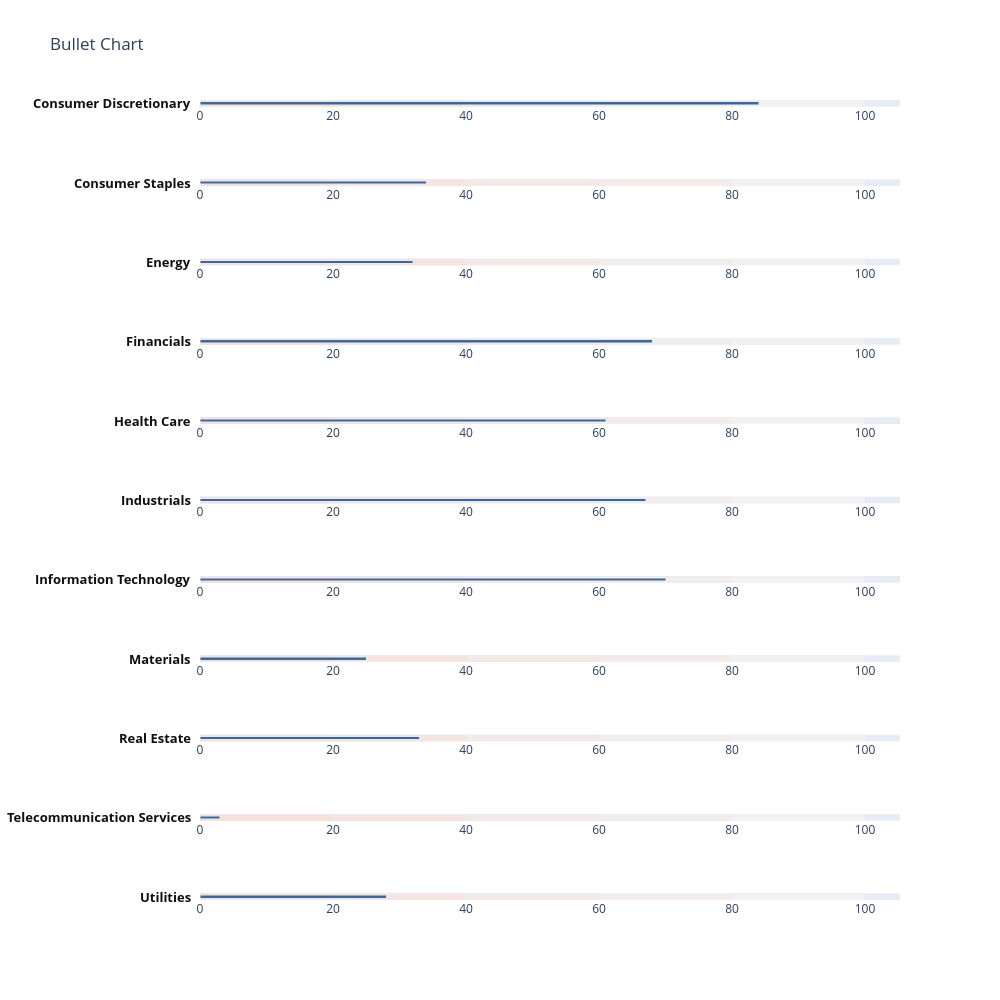

Here is the notebook cell this chart was saved with:
### Code cell
import plotly.figure_factory as ff

measure_colors=['rgb(63,102,153)', 'rgb(120,194,195)']
range_colors=['rgb(245,225,218)', 'rgb(241,241,241)']

fig = ff.create_bullet(pd.DataFrame(data), markers='', measures='Cantidad',ranges='Ranges', titles='Sector',
                        range_colors=range_colors, measure_colors=measure_colors)

fig.update_layout(autosize=False,width=1000,height=1000)

fig.update_layout(margin=dict(l=200, r=100, t=100, b=100))

fig.show()

### Figure 1 — Plotly figure (JSON) as saved in the notebook; plotly's stock layout.template omitted (floating-point values rounded to 4 significant figures)
{"data": [{"base": 0, "hoverinfo": "x", "marker": {"color": "rgb(241.0, 241.0, 241.0)"}, "name": "ranges", "orientation": "h", "type": "bar", "width": 2, "x": [100], "xaxis": "x", "y": [0], "yaxis": "y"}, {"base": 0, "hoverinfo": "x", "marker": {"color": "rgb(242.0, 237.0, 235.25)"}, "name": "ranges", "orientation": "h", "type": "bar", "width": 2, "x": [80], "xaxis": "x", "y": [0], "yaxis": "y"}, {"base": 0, "hoverinfo": "x", "marker": {"color": "rgb(243.0, 233.0, 229.5)"}, "name": "ranges", "orientation": "h", "type": "bar", "width": 2, "x": [60], "xaxis": "x", "y": [0], "yaxis": "y"}, {"base": 0, "hoverinfo": "x", "marker": {"color": "rgb(244.0, 229.0, 223.75)"}, "name": "ranges", "orientation": "h", "type": "bar", "width": 2, "x": [40], "xaxis": "x", "y": [0], "yaxis": "y"}, {"base": 0, "hoverinfo": "x", "marker": {"color": "rgb(245.0, 225.0, 218.0)"}, "name": "ranges", "orientation": "h", "type": "bar", "width": 2, "x": [20], "xaxis": "x", "y": [0], "yaxis": "y"}, {"base": 0, "hoverinfo": "x", "marker": {"color": "rgb(120.0, 194.0, 195.0)"}, "name": "measures", "orientation": "h", "type": "bar", "width": 0.4, "x": [84], "xaxis": "x", "y": [0.5], "yaxis": "y"}, {"base": 0, "hoverinfo": "x", "marker": {"color": "rgb(63.0, 102.0, 153.0)"}, "name": "measures", "orientation": "h", "type": "bar", "width": 0.4, "x": [84], "xaxis": "x", "y": [0.5], "yaxis": "y"}, {"hoverinfo": "x", "marker": {"color": "rgb(0, 0, 0)", "size": 12, "symbol": "diamond-tall"}, "name": "markers", "type": "scatter", "x": [], "xaxis": "x", "y": [0.5], "yaxis": "y"}, {"base": 0, "hoverinfo": "x", "marker": {"color": "rgb(241.0, 241.0, 241.0)"}, "name": "ranges", "orientation": "h", "type": "bar", "width": 2, "x": [100], "xaxis": "x2", "y": [0], "yaxis": "y2"}, {"base": 0, "hoverinfo": "x", "marker": {"color": "rgb(242.0, 237.0, 235.25)"}, "name": "ranges", "orientation": "h", "type": "bar", "width": 2, "x": [80], "xaxis": "x2", "y": [0], "yaxis": "y2"}, {"base": 0, "hoverinfo": "x", "marker": {"color": "rgb(243.0, 233.0, 229.5)"}, "name": "ranges", "orientation": "h", "type": "bar", "width": 2, "x": [60], "xaxis": "x2", "y": [0], "yaxis": "y2"}, {"base": 0, "hoverinfo": "x", "marker": {"color": "rgb(244.0, 229.0, 223.75)"}, "name": "ranges", "orientation": "h", "type": "bar", "width": 2, "x": [40], "xaxis": "x2", "y": [0], "yaxis": "y2"}, {"base": 0, "hoverinfo": "x", "marker": {"color": "rgb(245.0, 225.0, 218.0)"}, "name": "ranges", "orientation": "h", "type": "bar", "width": 2, "x": [20], "xaxis": "x2", "y": [0], "yaxis": "y2"}, {"base": 0, "hoverinfo": "x", "marker": {"color": "rgb(120.0, 194.0, 195.0)"}, "name": "measures", "orientation": "h", "type": "bar", "width": 0.4, "x": [34], "xaxis": "x2", "y": [0.5], "yaxis": "y2"}, {"base": 0, "hoverinfo": "x", "marker": {"color": "rgb(63.0, 102.0, 153.0)"}, "name": "measures", "orientation": "h", "type": "bar", "width": 0.4, "x": [34], "xaxis": "x2", "y": [0.5], "yaxis": "y2"}, {"hoverinfo": "x", "marker": {"color": "rgb(0, 0, 0)", "size": 12, "symbol": "diamond-tall"}, "name": "markers", "type": "scatter", "x": [], "xaxis": "x2", "y": [0.5], "yaxis": "y2"}, {"base": 0, "hoverinfo": "x", "marker": {"color": "rgb(241.0, 241.0, 241.0)"}, "name": "ranges", "orientation": "h", "type": "bar", "width": 2, "x": [100], "xaxis": "x3", "y": [0], "yaxis": "y3"}, {"base": 0, "hoverinfo": "x", "marker": {"color": "rgb(242.0, 237.0, 235.25)"}, "name": "ranges", "orientation": "h", "type": "bar", "width": 2, "x": [80], "xaxis": "x3", "y": [0], "yaxis": "y3"}, {"base": 0, "hoverinfo": "x", "marker": {"color": "rgb(243.0, 233.0, 229.5)"}, "name": "ranges", "orientation": "h", "type": "bar", "width": 2, "x": [60], "xaxis": "x3", "y": [0], "yaxis": "y3"}, {"base": 0, "hoverinfo": "x", "marker": {"color": "rgb(244.0, 229.0, 223.75)"}, "name": "ranges", "orientation": "h", "type": "bar", "width": 2, "x": [40], "xaxis": "x3", "y": [0], "yaxis": "y3"}, {"base": 0, "hoverinfo": "x", "marker": {"color": "rgb(245.0, 225.0, 218.0)"}, "name": "ranges", "orientation": "h", "type": "bar", "width": 2, "x": [20], "xaxis": "x3", "y": [0], "yaxis": "y3"}, {"base": 0, "hoverinfo": "x", "marker": {"color": "rgb(120.0, 194.0, 195.0)"}, "name": "measures", "orientation": "h", "type": "bar", "width": 0.4, "x": [32], "xaxis": "x3", "y": [0.5], "yaxis": "y3"}, {"base": 0, "hoverinfo": "x", "marker": {"color": "rgb(63.0, 102.0, 153.0)"}, "name": "measures", "orientation": "h", "type": "bar", "width": 0.4, "x": [32], "xaxis": "x3", "y": [0.5], "yaxis": "y3"}, {"hoverinfo": "x", "marker": {"color": "rgb(0, 0, 0)", "size": 12, "symbol": "diamond-tall"}, "name": "markers", "type": "scatter", "x": [], "xaxis": "x3", "y": [0.5], "yaxis": "y3"}, {"base": 0, "hoverinfo": "x", "marker": {"color": "rgb(241.0, 241.0, 241.0)"}, "name": "ranges", "orientation": "h", "type": "bar", "width": 2, "x": [100], "xaxis": "x4", "y": [0], "yaxis": "y4"}, {"base": 0, "hoverinfo": "x", "marker": {"color": "rgb(242.0, 237.0, 235.25)"}, "name": "ranges", "orientation": "h", "type": "bar", "width": 2, "x": [80], "xaxis": "x4", "y": [0], "yaxis": "y4"}, {"base": 0, "hoverinfo": "x", "marker": {"color": "rgb(243.0, 233.0, 229.5)"}, "name": "ranges", "orientation": "h", "type": "bar", "width": 2, "x": [60], "xaxis": "x4", "y": [0], "yaxis": "y4"}, {"base": 0, "hoverinfo": "x", "marker": {"color": "rgb(244.0, 229.0, 223.75)"}, "name": "ranges", "orientation": "h", "type": "bar", "width": 2, "x": [40], "xaxis": "x4", "y": [0], "yaxis": "y4"}, {"base": 0, "hoverinfo": "x", "marker": {"color": "rgb(245.0, 225.0, 218.0)"}, "name": "ranges", "orientation": "h", "type": "bar", "width": 2, "x": [20], "xaxis": "x4", "y": [0], "yaxis": "y4"}, {"base": 0, "hoverinfo": "x", "marker": {"color": "rgb(120.0, 194.0, 195.0)"}, "name": "measures", "orientation": "h", "type": "bar", "width": 0.4, "x": [68], "xaxis": "x4", "y": [0.5], "yaxis": "y4"}, {"base": 0, "hoverinfo": "x", "marker": {"color": "rgb(63.0, 102.0, 153.0)"}, "name": "measures", "orientation": "h", "type": "bar", "width": 0.4, "x": [68], "xaxis": "x4", "y": [0.5], "yaxis": "y4"}, {"hoverinfo": "x", "marker": {"color": "rgb(0, 0, 0)", "size": 12, "symbol": "diamond-tall"}, "name": "markers", "type": "scatter", "x": [], "xaxis": "x4", "y": [0.5], "yaxis": "y4"}, {"base": 0, "hoverinfo": "x", "marker": {"color": "rgb(241.0, 241.0, 241.0)"}, "name": "ranges", "orientation": "h", "type": "bar", "width": 2, "x": [100], "xaxis": "x5", "y": [0], "yaxis": "y5"}, {"base": 0, "hoverinfo": "x", "marker": {"color": "rgb(242.0, 237.0, 235.25)"}, "name": "ranges", "orientation": "h", "type": "bar", "width": 2, "x": [80], "xaxis": "x5", "y": [0], "yaxis": "y5"}, {"base": 0, "hoverinfo": "x", "marker": {"color": "rgb(243.0, 233.0, 229.5)"}, "name": "ranges", "orientation": "h", "type": "bar", "width": 2, "x": [60], "xaxis": "x5", "y": [0], "yaxis": "y5"}, {"base": 0, "hoverinfo": "x", "marker": {"color": "rgb(244.0, 229.0, 223.75)"}, "name": "ranges", "orientation": "h", "type": "bar", "width": 2, "x": [40], "xaxis": "x5", "y": [0], "yaxis": "y5"}, {"base": 0, "hoverinfo": "x", "marker": {"color": "rgb(245.0, 225.0, 218.0)"}, "name": "ranges", "orientation": "h", "type": "bar", "width": 2, "x": [20], "xaxis": "x5", "y": [0], "yaxis": "y5"}, {"base": 0, "hoverinfo": "x", "marker": {"color": "rgb(120.0, 194.0, 195.0)"}, "name": "measures", "orientation": "h", "type": "bar", "width": 0.4, "x": [61], "xaxis": "x5", "y": [0.5], "yaxis": "y5"}, {"base": 0, "hoverinfo": "x", "marker": {"color": "rgb(63.0, 102.0, 153.0)"}, "name": "measures", "orientation": "h", "type": "bar", "width": 0.4, "x": [61], "xaxis": "x5", "y": [0.5], "yaxis": "y5"}, {"hoverinfo": "x", "marker": {"color": "rgb(0, 0, 0)", "size": 12, "symbol": "diamond-tall"}, "name": "markers", "type": "scatter", "x": [], "xaxis": "x5", "y": [0.5], "yaxis": "y5"}, {"base": 0, "hoverinfo": "x", "marker": {"color": "rgb(241.0, 241.0, 241.0)"}, "name": "ranges", "orientation": "h", "type": "bar", "width": 2, "x": [100], "xaxis": "x6", "y": [0], "yaxis": "y6"}, {"base": 0, "hoverinfo": "x", "marker": {"color": "rgb(242.0, 237.0, 235.25)"}, "name": "ranges", "orientation": "h", "type": "bar", "width": 2, "x": [80], "xaxis": "x6", "y": [0], "yaxis": "y6"}, {"base": 0, "hoverinfo": "x", "marker": {"color": "rgb(243.0, 233.0, 229.5)"}, "name": "ranges", "orientation": "h", "type": "bar", "width": 2, "x": [60], "xaxis": "x6", "y": [0], "yaxis": "y6"}, {"base": 0, "hoverinfo": "x", "marker": {"color": "rgb(244.0, 229.0, 223.75)"}, "name": "ranges", "orientation": "h", "type": "bar", "width": 2, "x": [40], "xaxis": "x6", "y": [0], "yaxis": "y6"}, {"base": 0, "hoverinfo": "x", "marker": {"color": "rgb(245.0, 225.0, 218.0)"}, "name": "ranges", "orientation": "h", "type": "bar", "width": 2, "x": [20], "xaxis": "x6", "y": [0], "yaxis": "y6"}, {"base": 0, "hoverinfo": "x", "marker": {"color": "rgb(120.0, 194.0, 195.0)"}, "name": "measures", "orientation": "h", "type": "bar", "width": 0.4, "x": [67], "xaxis": "x6", "y": [0.5], "yaxis": "y6"}, {"base": 0, "hoverinfo": "x", "marker": {"color": "rgb(63.0, 102.0, 153.0)"}, "name": "measures", "orientation": "h", "type": "bar", "width": 0.4, "x": [67], "xaxis": "x6", "y": [0.5], "yaxis": "y6"}, {"hoverinfo": "x", "marker": {"color": "rgb(0, 0, 0)", "size": 12, "symbol": "diamond-tall"}, "name": "markers", "type": "scatter", "x": [], "xaxis": "x6", "y": [0.5], "yaxis": "y6"}, {"base": 0, "hoverinfo": "x", "marker": {"color": "rgb(241.0, 241.0, 241.0)"}, "name": "ranges", "orientation": "h", "type": "bar", "width": 2, "x": [100], "xaxis": "x7", "y": [0], "yaxis": "y7"}, {"base": 0, "hoverinfo": "x", "marker": {"color": "rgb(242.0, 237.0, 235.25)"}, "name": "ranges", "orientation": "h", "type": "bar", "width": 2, "x": [80], "xaxis": "x7", "y": [0], "yaxis": "y7"}, {"base": 0, "hoverinfo": "x", "marker": {"color": "rgb(243.0, 233.0, 229.5)"}, "name": "ranges", "orientation": "h", "type": "bar", "width": 2, "x": [60], "xaxis": "x7", "y": [0], "yaxis": "y7"}, {"base": 0, "hoverinfo": "x", "marker": {"color": "rgb(244.0, 229.0, 223.75)"}, "name": "ranges", "orientation": "h", "type": "bar", "width": 2, "x": [40], "xaxis": "x7", "y": [0], "yaxis": "y7"}, {"base": 0, "hoverinfo": "x", "marker": {"color": "rgb(245.0, 225.0, 218.0)"}, "name": "ranges", "orientation": "h", "type": "bar", "width": 2, "x": [20], "xaxis": "x7", "y": [0], "yaxis": "y7"}, {"base": 0, "hoverinfo": "x", "marker": {"color": "rgb(120.0, 194.0, 195.0)"}, "name": "measures", "orientation": "h", "type": "bar", "width": 0.4, "x": [70], "xaxis": "x7", "y": [0.5], "yaxis": "y7"}, {"base": 0, "hoverinfo": "x", "marker": {"color": "rgb(63.0, 102.0, 153.0)"}, "name": "measures", "orientation": "h", "type": "bar", "width": 0.4, "x": [70], "xaxis": "x7", "y": [0.5], "yaxis": "y7"}, {"hoverinfo": "x", "marker": {"color": "rgb(0, 0, 0)", "size": 12, "symbol": "diamond-tall"}, "name": "markers", "type": "scatter", "x": [], "xaxis": "x7", "y": [0.5], "yaxis": "y7"}, {"base": 0, "hoverinfo": "x", "marker": {"color": "rgb(241.0, 241.0, 241.0)"}, "name": "ranges", "orientation": "h", "type": "bar", "width": 2, "x": [100], "xaxis": "x8", "y": [0], "yaxis": "y8"}, {"base": 0, "hoverinfo": "x", "marker": {"color": "rgb(242.0, 237.0, 235.25)"}, "name": "ranges", "orientation": "h", "type": "bar", "width": 2, "x": [80], "xaxis": "x8", "y": [0], "yaxis": "y8"}, {"base": 0, "hoverinfo": "x", "marker": {"color": "rgb(243.0, 233.0, 229.5)"}, "name": "ranges", "orientation": "h", "type": "bar", "width": 2, "x": [60], "xaxis": "x8", "y": [0], "yaxis": "y8"}, {"base": 0, "hoverinfo": "x", "marker": {"color": "rgb(244.0, 229.0, 223.75)"}, "name": "ranges", "orientation": "h", "type": "bar", "width": 2, "x": [40], "xaxis": "x8", "y": [0], "yaxis": "y8"}, {"base": 0, "hoverinfo": "x", "marker": {"color": "rgb(245.0, 225.0, 218.0)"}, "name": "ranges", "orientation": "h", "type": "bar", "width": 2, "x": [20], "xaxis": "x8", "y": [0], "yaxis": "y8"}, {"base": 0, "hoverinfo": "x", "marker": {"color": "rgb(120.0, 194.0, 195.0)"}, "name": "measures", "orientation": "h", "type": "bar", "width": 0.4, "x": [25], "xaxis": "x8", "y": [0.5], "yaxis": "y8"}, {"base": 0, "hoverinfo": "x", "marker": {"color": "rgb(63.0, 102.0, 153.0)"}, "name": "measures", "orientation": "h", "type": "bar", "width": 0.4, "x": [25], "xaxis": "x8", "y": [0.5], "yaxis": "y8"}, {"hoverinfo": "x", "marker": {"color": "rgb(0, 0, 0)", "size": 12, "symbol": "diamond-tall"}, "name": "markers", "type": "scatter", "x": [], "xaxis": "x8", "y": [0.5], "yaxis": "y8"}, {"base": 0, "hoverinfo": "x", "marker": {"color": "rgb(241.0, 241.0, 241.0)"}, "name": "ranges", "orientation": "h", "type": "bar", "width": 2, "x": [100], "xaxis": "x9", "y": [0], "yaxis": "y9"}, {"base": 0, "hoverinfo": "x", "marker": {"color": "rgb(242.0, 237.0, 235.25)"}, "name": "ranges", "orientation": "h", "type": "bar", "width": 2, "x": [80], "xaxis": "x9", "y": [0], "yaxis": "y9"}, {"base": 0, "hoverinfo": "x", "marker": {"color": "rgb(243.0, 233.0, 229.5)"}, "name": "ranges", "orientation": "h", "type": "bar", "width": 2, "x": [60], "xaxis": "x9", "y": [0], "yaxis": "y9"}, {"base": 0, "hoverinfo": "x", "marker": {"color": "rgb(244.0, 229.0, 223.75)"}, "name": "ranges", "orientation": "h", "type": "bar", "width": 2, "x": [40], "xaxis": "x9", "y": [0], "yaxis": "y9"}, {"base": 0, "hoverinfo": "x", "marker": {"color": "rgb(245.0, 225.0, 218.0)"}, "name": "ranges", "orientation": "h", "type": "bar", "width": 2, "x": [20], "xaxis": "x9", "y": [0], "yaxis": "y9"}, {"base": 0, "hoverinfo": "x", "marker": {"color": "rgb(120.0, 194.0, 195.0)"}, "name": "measures", "orientation": "h", "type": "bar", "width": 0.4, "x": [33], "xaxis": "x9", "y": [0.5], "yaxis": "y9"}, {"base": 0, "hoverinfo": "x", "marker": {"color": "rgb(63.0, 102.0, 153.0)"}, "name": "measures", "orientation": "h", "type": "bar", "width": 0.4, "x": [33], "xaxis": "x9", "y": [0.5], "yaxis": "y9"}, {"hoverinfo": "x", "marker": {"color": "rgb(0, 0, 0)", "size": 12, "symbol": "diamond-tall"}, "name": "markers", "type": "scatter", "x": [], "xaxis": "x9", "y": [0.5], "yaxis": "y9"}, {"base": 0, "hoverinfo": "x", "marker": {"color": "rgb(241.0, 241.0, 241.0)"}, "name": "ranges", "orientation": "h", "type": "bar", "width": 2, "x": [100], "xaxis": "x10", "y": [0], "yaxis": "y10"}, {"base": 0, "hoverinfo": "x", "marker": {"color": "rgb(242.0, 237.0, 235.25)"}, "name": "ranges", "orientation": "h", "type": "bar", "width": 2, "x": [80], "xaxis": "x10", "y": [0], "yaxis": "y10"}, {"base": 0, "hoverinfo": "x", "marker": {"color": "rgb(243.0, 233.0, 229.5)"}, "name": "ranges", "orientation": "h", "type": "bar", "width": 2, "x": [60], "xaxis": "x10", "y": [0], "yaxis": "y10"}, {"base": 0, "hoverinfo": "x", "marker": {"color": "rgb(244.0, 229.0, 223.75)"}, "name": "ranges", "orientation": "h", "type": "bar", "width": 2, "x": [40], "xaxis": "x10", "y": [0], "yaxis": "y10"}, {"base": 0, "hoverinfo": "x", "marker": {"color": "rgb(245.0, 225.0, 218.0)"}, "name": "ranges", "orientation": "h", "type": "bar", "width": 2, "x": [20], "xaxis": "x10", "y": [0], "yaxis": "y10"}, {"base": 0, "hoverinfo": "x", "marker": {"color": "rgb(120.0, 194.0, 195.0)"}, "name": "measures", "orientation": "h", "type": "bar", "width": 0.4, "x": [3], "xaxis": "x10", "y": [0.5], "yaxis": "y10"}, {"base": 0, "hoverinfo": "x", "marker": {"color": "rgb(63.0, 102.0, 153.0)"}, "name": "measures", "orientation": "h", "type": "bar", "width": 0.4, "x": [3], "xaxis": "x10", "y": [0.5], "yaxis": "y10"}, {"hoverinfo": "x", "marker": {"color": "rgb(0, 0, 0)", "size": 12, "symbol": "diamond-tall"}, "name": "markers", "type": "scatter", "x": [], "xaxis": "x10", "y": [0.5], "yaxis": "y10"}, {"base": 0, "hoverinfo": "x", "marker": {"color": "rgb(241.0, 241.0, 241.0)"}, "name": "ranges", "orientation": "h", "type": "bar", "width": 2, "x": [100], "xaxis": "x11", "y": [0], "yaxis": "y11"}, {"base": 0, "hoverinfo": "x", "marker": {"color": "rgb(242.0, 237.0, 235.25)"}, "name": "ranges", "orientation": "h", "type": "bar", "width": 2, "x": [80], "xaxis": "x11", "y": [0], "yaxis": "y11"}, {"base": 0, "hoverinfo": "x", "marker": {"color": "rgb(243.0, 233.0, 229.5)"}, "name": "ranges", "orientation": "h", "type": "bar", "width": 2, "x": [60], "xaxis": "x11", "y": [0], "yaxis": "y11"}, {"base": 0, "hoverinfo": "x", "marker": {"color": "rgb(244.0, 229.0, 223.75)"}, "name": "ranges", "orientation": "h", "type": "bar", "width": 2, "x": [40], "xaxis": "x11", "y": [0], "yaxis": "y11"}, {"base": 0, "hoverinfo": "x", "marker": {"color": "rgb(245.0, 225.0, 218.0)"}, "name": "ranges", "orientation": "h", "type": "bar", "width": 2, "x": [20], "xaxis": "x11", "y": [0], "yaxis": "y11"}, {"base": 0, "hoverinfo": "x", "marker": {"color": "rgb(120.0, 194.0, 195.0)"}, "name": "measures", "orientation": "h", "type": "bar", "width": 0.4, "x": [28], "xaxis": "x11", "y": [0.5], "yaxis": "y11"}, {"base": 0, "hoverinfo": "x", "marker": {"color": "rgb(63.0, 102.0, 153.0)"}, "name": "measures", "orientation": "h", "type": "bar", "width": 0.4, "x": [28], "xaxis": "x11", "y": [0.5], "yaxis": "y11"}, {"hoverinfo": "x", "marker": {"color": "rgb(0, 0, 0)", "size": 12, "symbol": "diamond-tall"}, "name": "markers", "type": "scatter", "x": [], "xaxis": "x11", "y": [0.5], "yaxis": "y11"}], "layout": {"annotations": [{"font": {"color": "#0f0f0f", "size": 13}, "showarrow": false, "text": "<b>Consumer Discretionary</b>", "textangle": 0, "x": -0.01, "xanchor": "right", "xref": "paper", "y": 0.9959, "yanchor": "middle", "yref": "paper"}, {"font": {"color": "#0f0f0f", "size": 13}, "showarrow": false, "text": "<b>Consumer Staples</b>", "textangle": 0, "x": -0.01, "xanchor": "right", "xref": "paper", "y": 0.8967, "yanchor": "middle", "yref": "paper"}, {"font": {"color": "#0f0f0f", "size": 13}, "showarrow": false, "text": "<b>Energy</b>", "textangle": 0, "x": -0.01, "xanchor": "right", "xref": "paper", "y": 0.7975, "yanchor": "middle", "yref": "paper"}, {"font": {"color": "#0f0f0f", "size": 13}, "showarrow": false, "text": "<b>Financials</b>", "textangle": 0, "x": -0.01, "xanchor": "right", "xref": "paper", "y": 0.6983, "yanchor": "middle", "yref": "paper"}, {"font": {"color": "#0f0f0f", "size": 13}, "showarrow": false, "text": "<b>Health Care</b>", "textangle": 0, "x": -0.01, "xanchor": "right", "xref": "paper", "y": 0.5992, "yanchor": "middle", "yref": "paper"}, {"font": {"color": "#0f0f0f", "size": 13}, "showarrow": false, "text": "<b>Industrials</b>", "textangle": 0, "x": -0.01, "xanchor": "right", "xref": "paper", "y": 0.5, "yanchor": "middle", "yref": "paper"}, {"font": {"color": "#0f0f0f", "size": 13}, "showarrow": false, "text": "<b>Information Technology</b>", "textangle": 0, "x": -0.01, "xanchor": "right", "xref": "paper", "y": 0.4008, "yanchor": "middle", "yref": "paper"}, {"font": {"color": "#0f0f0f", "size": 13}, "showarrow": false, "text": "<b>Materials</b>", "textangle": 0, "x": -0.01, "xanchor": "right", "xref": "paper", "y": 0.3017, "yanchor": "middle", "yref": "paper"}, {"font": {"color": "#0f0f0f", "size": 13}, "showarrow": false, "text": "<b>Real Estate</b>", "textangle": 0, "x": -0.01, "xanchor": "right", "xref": "paper", "y": 0.2025, "yanchor": "middle", "yref": "paper"}, {"font": {"color": "#0f0f0f", "size": 13}, "showarrow": false, "text": "<b>Telecommunication Services</b>", "textangle": 0, "x": -0.01, "xanchor": "right", "xref": "paper", "y": 0.1033, "yanchor": "middle", "yref": "paper"}, {"font": {"color": "#0f0f0f", "size": 13}, "showarrow": false, "text": "<b>Utilities</b>", "textangle": 0, "x": -0.01, "xanchor": "right", "xref": "paper", "y": 0.004132, "yanchor": "middle", "yref": "paper"}], "autosize": false, "barmode": "stack", "height": 1000, "margin": {"b": 100, "l": 200, "r": 100, "t": 100}, "showlegend": false, "title": {"text": "Bullet Chart"}, "width": 1000, "xaxis": {"anchor": "y", "domain": [0, 1], "showgrid": false, "tickwidth": 1, "zeroline": false}, "xaxis10": {"anchor": "y10", "domain": [0, 1], "showgrid": false, "tickwidth": 1, "zeroline": false}, "xaxis11": {"anchor": "y11", "domain": [0, 1], "showgrid": false, "tickwidth": 1, "zeroline": false}, "xaxis2": {"anchor": "y2", "domain": [0, 1], "showgrid": false, "tickwidth": 1, "zeroline": false}, "xaxis3": {"anchor": "y3", "domain": [0, 1], "showgrid": false, "tickwidth": 1, "zeroline": false}, "xaxis4": {"anchor": "y4", "domain": [0, 1], "showgrid": false, "tickwidth": 1, "zeroline": false}, "xaxis5": {"anchor": "y5", "domain": [0, 1], "showgrid": false, "tickwidth": 1, "zeroline": false}, "xaxis6": {"anchor": "y6", "domain": [0, 1], "showgrid": false, "tickwidth": 1, "zeroline": false}, "xaxis7": {"anchor": "y7", "domain": [0, 1], "showgrid": false, "tickwidth": 1, "zeroline": false}, "xaxis8": {"anchor": "y8", "domain": [0, 1], "showgrid": false, "tickwidth": 1, "zeroline": false}, "xaxis9": {"anchor": "y9", "domain": [0, 1], "showgrid": false, "tickwidth": 1, "zeroline": false}, "yaxis": {"anchor": "x", "domain": [0.9917, 1], "range": [0, 1], "showgrid": false, "showticklabels": false, "zeroline": false}, "yaxis10": {"anchor": "x10", "domain": [0.09917, 0.1074], "range": [0, 1], "showgrid": false, "showticklabels": false, "zeroline": false}, "yaxis11": {"anchor": "x11", "domain": [0, 0.008264], "range": [0, 1], "showgrid": false, "showticklabels": false, "zeroline": false}, "yaxis2": {"anchor": "x2", "domain": [0.8926, 0.9008], "range": [0, 1], "showgrid": false, "showticklabels": false, "zeroline": false}, "yaxis3": {"anchor": "x3", "domain": [0.7934, 0.8017], "range": [0, 1], "showgrid": false, "showticklabels": false, "zeroline": false}, "yaxis4": {"anchor": "x4", "domain": [0.6942, 0.7025], "range": [0, 1], "showgrid": false, "showticklabels": false, "zeroline": false}, "yaxis5": {"anchor": "x5", "domain": [0.595, 0.6033], "range": [0, 1], "showgrid": false, "showticklabels": false, "zeroline": false}, "yaxis6": {"anchor": "x6", "domain": [0.4959, 0.5041], "range": [0, 1], "showgrid": false, "showticklabels": false, "zeroline": false}, "yaxis7": {"anchor": "x7", "domain": [0.3967, 0.405], "range": [0, 1], "showgrid": false, "showticklabels": false, "zeroline": false}, "yaxis8": {"anchor": "x8", "domain": [0.2975, 0.3058], "range": [0, 1], "showgrid": false, "showticklabels": false, "zeroline": false}, "yaxis9": {"anchor": "x9", "domain": [0.1983, 0.2066], "range": [0, 1], "showgrid": false, "showticklabels": false, "zeroline": false}}}
